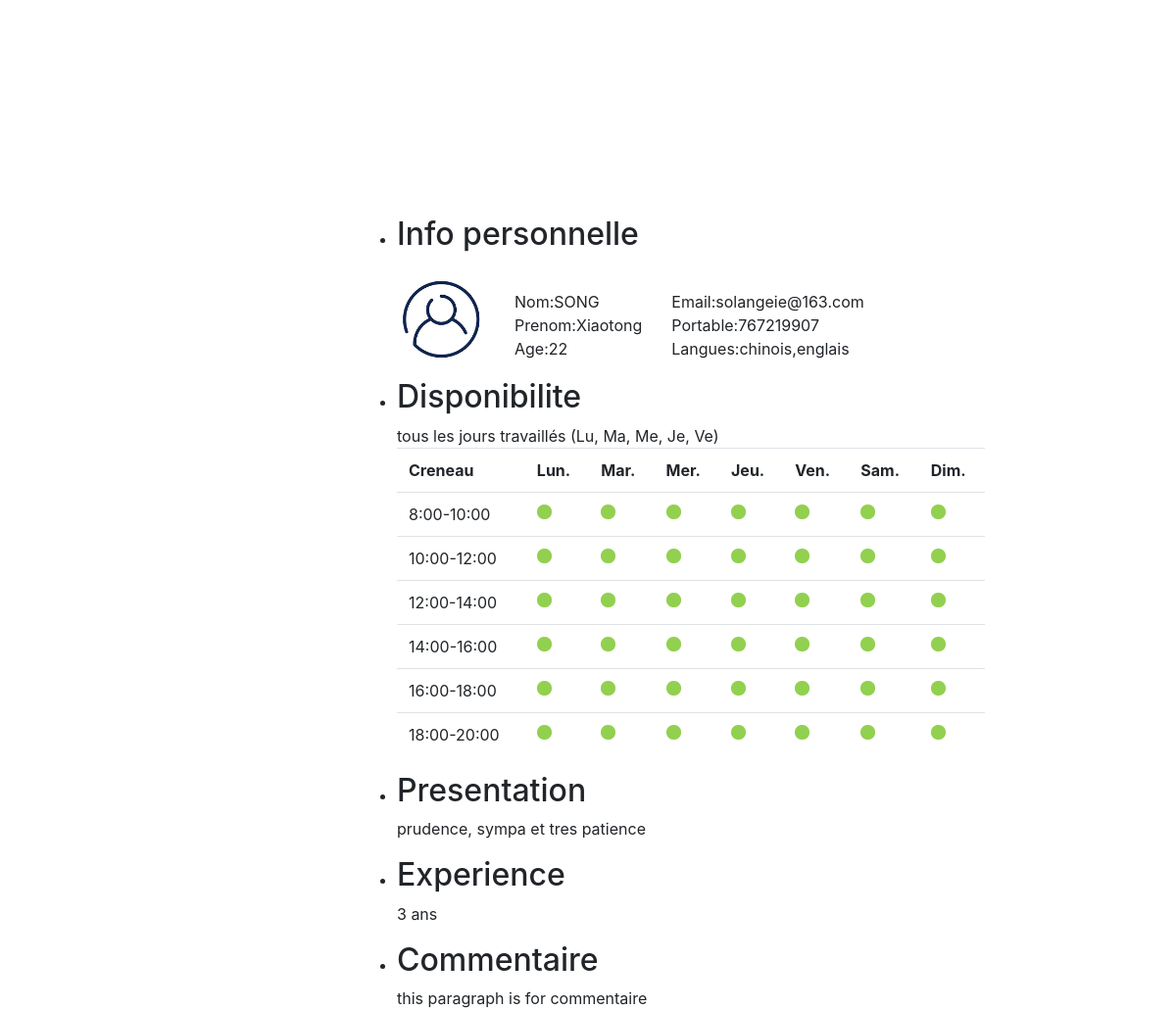
Page /nounous_detail.php?id_nounous=5 on the committed database.
### tables this page shows
CREATE TABLE IF NOT EXISTS `nounous` (
  `id_nounous` int(5) NOT NULL,
  `login` varchar(20) NOT NULL,
  `mot de passe` varchar(20) NOT NULL,
  `nom` varchar(20) NOT NULL,
  `prenom` varchar(20) NOT NULL,
  `age` smallint(3) NOT NULL,
  `ville` varchar(20) NOT NULL,
  `situation` varchar(255) NOT NULL,
  `email` varchar(255) NOT NULL,
  `portable` bigint(8) NOT NULL,
  `photo` tinytext NOT NULL,
  `langues` tinytext NOT NULL,
  `presentation` longtext,
  `experience` tinytext,
  `heure_debut` int(3) DEFAULT NULL,
  `heure_fin` int(3) DEFAULT NULL,
  `date_debut` date DEFAULT NULL,
  `date_fin` date DEFAULT NULL,
  `jour` varchar(75) DEFAULT NULL,
  `notemoyen` float DEFAULT NULL,
  PRIMARY KEY (`login`),
  UNIQUE KEY `id_nounous` (`id_nounous`) USING BTREE
);

### nounous_detail.php (the view, shortened to what this page needs)
<?php
    $sql_sentence="select * from nounous where id_nounous=".$_GET['id_nounous'].";";
    $DB_conn = mysqli_connect ('localhost','solange','abc1234567','nounous');
    $DB_result = mysqli_query($DB_conn,$sql_sentence);
    if ($DB_result){
        $temp = mysqli_fetch_array ($DB_result,MYSQLI_ASSOC);
    }
?>
<!DOCTYPE html>
<html>
<head>
    <link rel="stylesheet" href="css/bootstrap.css">
</head>
<body>
<div class="container" id="C" style="position:absolute;left:350px;top:220px;height:750px;width:800px;">
<ul id="nounous_detail">
    <li>
        <h2>Info personnelle</h2>
        <div class="row">
            <img src="./img/profil.png" style="width:120px;height:120px;">
            <span style="position:relative;top:30px;">
                <div class="col">Nom:<?php echo $temp['nom'] ?></div>
                <div class="col">Prenom:<?php echo $temp['prenom'] ?></div>
                <div class="col">Age:<?php echo $temp['age'] ?></div>
            </span>
            <span style="position:relative;top:30px;">
                <div class="col">Email:<?php echo $temp['email'] ?></div>
                <div class="col">Portable:<?php echo $temp['portable'] ?></div>
                <div class="col">Langues:<?php echo $temp['langues'] ?></div>
            </span>
        </div>
    </li>
    <li style="width:600px;">
        <h2>Disponibilite</h2>
        <?php echo $temp['jour']; ?>
        <table class="table table-hover">
            <tr>
                <th>Creneau</th>
                <th>Lun.</th>
                <th>Mar.</th>
                <th>Mer.</th>
                <th>Jeu.</th>
                <th>Ven.</th>
                <th>Sam.</th>
                <th>Dim.</th>
            </tr>
            <?php
                $creneau=array("8:00-10:00","10:00-12:00","12:00-14:00","14:00-16:00","16:00-18:00","18:00-20:00");
                foreach ($creneau as $h2){
                    echo "<tr>";
                    echo "<td>".$h2."</td>";
                    for ($i=1;$i<=7;$i=$i+1){
                        if (strpos($temp['jour'],strval($i))) {
                            echo "<td><img src='./img/occu.png' style='width:15px;height:15px;'/></td>";
                        } else {
                            echo "<td><img src='./img/disp.png' style='width:15px;height:15px;'/></td>";
                        }
                    }
                    echo "</tr>";
                }
            ?>
        </table>
    </li>
    <li style="width:600px;">
        <h2>Presentation</h2>
        <p><?php echo $temp['presentation'] ?></p>
    </li>
    <li style="width:600px;">
        <h2>Experience</h2>
        <p><?php echo $temp['experience'] ?></p>
    </li>
    <li style="width:600px;">
        <h2>Commentaire</h2>
        <p>this paragraph is for commentaire</p>
    </li>
</ul>
</div>
</body>
</html>

### rows in the picture
nounous: nom "SONG", prenom "Xiaotong", age "22", email "solangeie@163.com", portable "767219907", langues "chinois,englais", jour "tous les jours travaillés (Lu, Ma, Me, Je, Ve)", presentation "prudence, sympa et tres patience", experience "3 ans"

### other values in the picture
$h2 "8:00-10:00"
$h2 "10:00-12:00"
$h2 "12:00-14:00"
$h2 "14:00-16:00"
$h2 "16:00-18:00"
$h2 "18:00-20:00"
